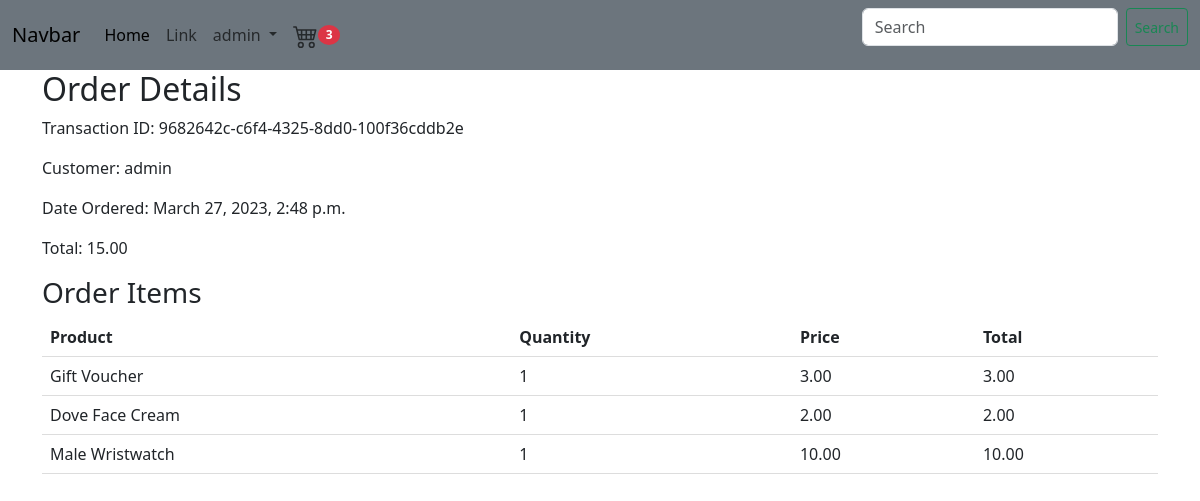
The page /orders/9682642cc6f443258dd0100f36cddb2e (signed in) on the database as committed earlier.
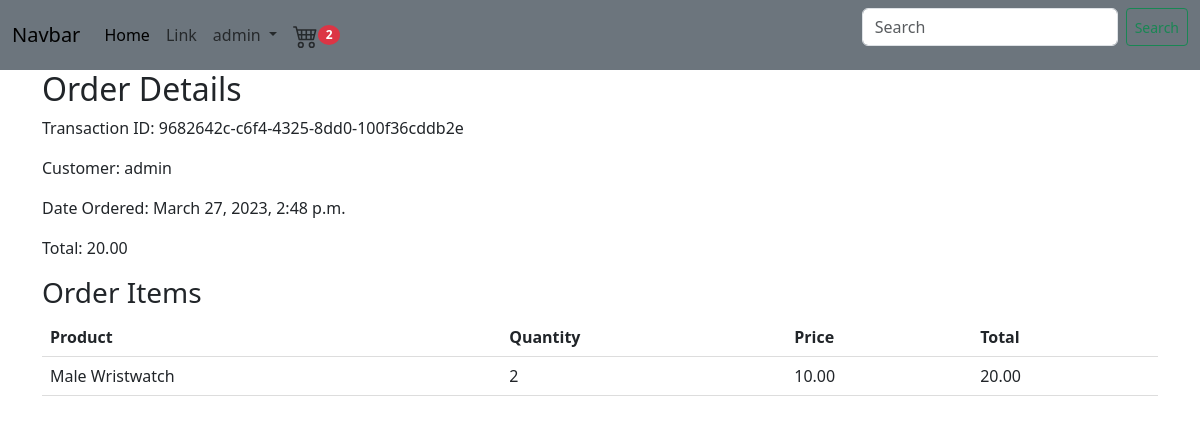
The same page on the database as committed later.
### store/models.py (models this page shows, shortened)
class Order(models.Model):
    customer = models.ForeignKey(Customer, related_name='orders', null=True, blank=True, on_delete =models.CASCADE )
    billing_address = models.ForeignKey(BillingAddress, on_delete=models.SET_NULL, blank=True, null=True, related_name='billing_address_order_set')
    date_ordered = models.DateTimeField(auto_now_add=True)
    complete = models.BooleanField(default=False, null=True, blank=False)
    transaction_id = models.UUIDField(default=uuid.uuid4, primary_key=True)
    @property
    def get_cart_total(self):
        orderitems = self.orderitem_set.all()
        total = sum([item.get_total() for item in orderitems])
        return total
    @property
    def get_cart_items(self):
        orderitems = self.orderitem_set.all()
        total = sum([item.quantity for item in orderitems])
        return total

class OrderItem(models.Model):
    product = models.ForeignKey(Product, on_delete=models.SET_NULL, blank=True, null=True)
    order = models.ForeignKey(Order, on_delete=models.SET_NULL, blank=True, null=True)
    quantity = models.IntegerField(default=0, null=True, blank=True)
    date_added = models.DateTimeField(default=timezone.now)
    def get_total(self):
        total = self.product.price * self.quantity
        return total

class Product(models.Model):
    name = models.CharField(max_length=225, null=True)
    image = models.ImageField(blank=False, null=False)
    description = models.CharField(null=True, blank=True,max_length=50)
    category = models.ForeignKey(Category, on_delete=models.CASCADE, related_name = 'product_category', null = True)
    price = models.DecimalField(max_digits=7, decimal_places=2)
    digital = models.BooleanField(default=False, null=True, blank=True)
    date_added = models.DateTimeField(default=timezone.now)
    def __str__(self):
        return str(self.name)

class Customer(models.Model):
    user = models.OneToOneField(User, null=True, blank=True, on_delete=models.CASCADE)
    billing_address = models.ForeignKey(BillingAddress, related_name='customers', on_delete=models.SET_NULL, null=True, blank=True)
    def __str__(self):
        return str(self.user)

### store/views.py (the view)
# urls.py: path("orders/<str:pk>", OrderDetail.as_view(), name="order_detail"),
class OrderDetail(StaffRequiredMixin,DetailView):
    model = Order
    template_name = 'customer/order_detail.html'
    def get_context_data(self, **kwargs):
        context = super().get_context_data(**kwargs)
        order = self.get_object()
        order_items = order.orderitem_set.all()
        context['order_items'] = order_items
        return context

### store/views.py (called while the page is built)
    def test_func(self):
        return self.request.user.is_staff

### store/templates/customer/order_detail.html (shortened to what this page needs)
{% extends 'base.html' %}
{% load static %}
{% block content %}
<link rel="stylesheet" type="text/css" href="{% static 'css/orders.css' %}">
    <div class="row">
        <div class="col">
            <h2>Order Details</h2>
            <p>Transaction ID: {{ order.transaction_id }}</p>
            <p>Customer: {{ order.customer }}</p>
            <p>Date Ordered: {{ order.date_ordered }}</p>
            <p>Total: {{ order.get_cart_total }}</p>
            <h3>Order Items</h3>
            <table class=' mb-5'>
                <thead>
                    <tr>
                        <th>Product</th>
                        <th>Quantity</th>
                        <th>Price</th>
                        <th>Total</th>
                    </tr>
                </thead>
                <tbody>
                    {% for item in order_items%}
                        <tr>
                            <td>{{ item.product }}</td>
                            <td>{{ item.quantity }}</td>
                            <td>{{ item.product.price }}</td>
                            <td>{{ item.get_total }}</td>
                        </tr>
                    {% endfor %}
                </tbody>
            </table>
        </div>
    </div>
{% endblock content %}

### store/templates/base.html (shortened to what this page needs)
{% load static %}
{% load bootstrap5 %}
{% bootstrap_css %}
<!DOCTYPE html>
<html lang="en">
<head>
</head>
<body>
    <nav class="navbar navbar-expand-lg bg-secondary">
        <div class="container-fluid">
          <a class="navbar-brand" href="/">Navbar</a>
          <div class="collapse navbar-collapse" id="navbarSupportedContent">
            <ul class="navbar-nav me-auto mb-2 mb-lg-0">
              <li class="nav-item">
                <a class="nav-link active" aria-current="page" href="/">Home</a>
              </li>
              <li class="nav-item">
                <a class="nav-link" href="#">Link</a>
              </li>
              <li class="nav-item dropdown">
              {% if user.is_authenticated%}
                  <a class="nav-link dropdown-toggle" href="#" role="button" data-bs-toggle="dropdown" aria-expanded="false">
                    {{user.username}}
                  </a>
              {% endif %}
              </li>
              <li class="nav-item">
                <a class="nav-link" href=" {% url 'cart' %} "><small class='badge bg-danger rounded-circle'id='cart-badge'>
                 {{order.get_cart_items}}
                </small></a>
              </li>
            </ul>
            <form class="d-flex" method="GET" action="{% url 'store' %}">
              <input class="form-control me-2" type="search" placeholder="Search" aria-label="Search" name="q" style='width:16rem;'>
              <button class="btn btn-sm btn-outline-success" type="submit">Search</button>
            </form>
          </div>
        </div>
    </nav>
    <div class='container'>
      {% block content %}
      {% endblock content %}
    </div>
</body>
</html>

Rows that differ between the two databases and show on the page:
removed OrderItem: product "Gift Voucher", quantity "1", product.price "3.00", get_total "3.00"
removed OrderItem: product "Dove Face Cream", quantity "1", product.price "2.00", get_total "2.00"
changed through a linked row, Order "9682642c-c6f4-4325-8dd0-100f36cddb2e": get_cart_items "3" → "2"; get_cart_total "15.00" → "20.00"
changed OrderItem "Male Wristwatch": quantity "1" → "2"; get_total "10.00" → "20.00"
